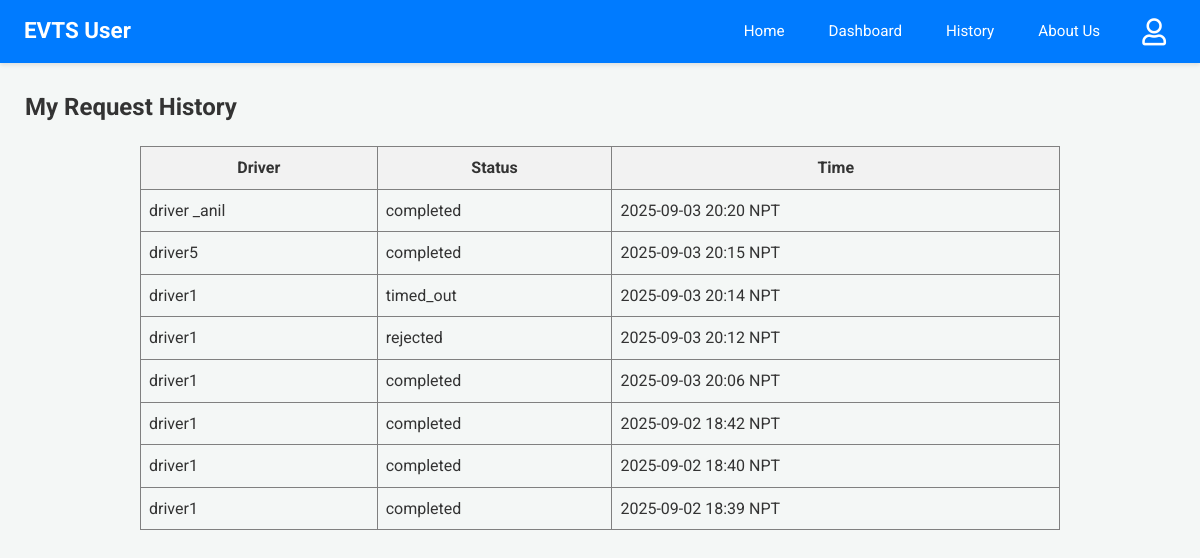
Before: /user-history (signed in) with the older database file.
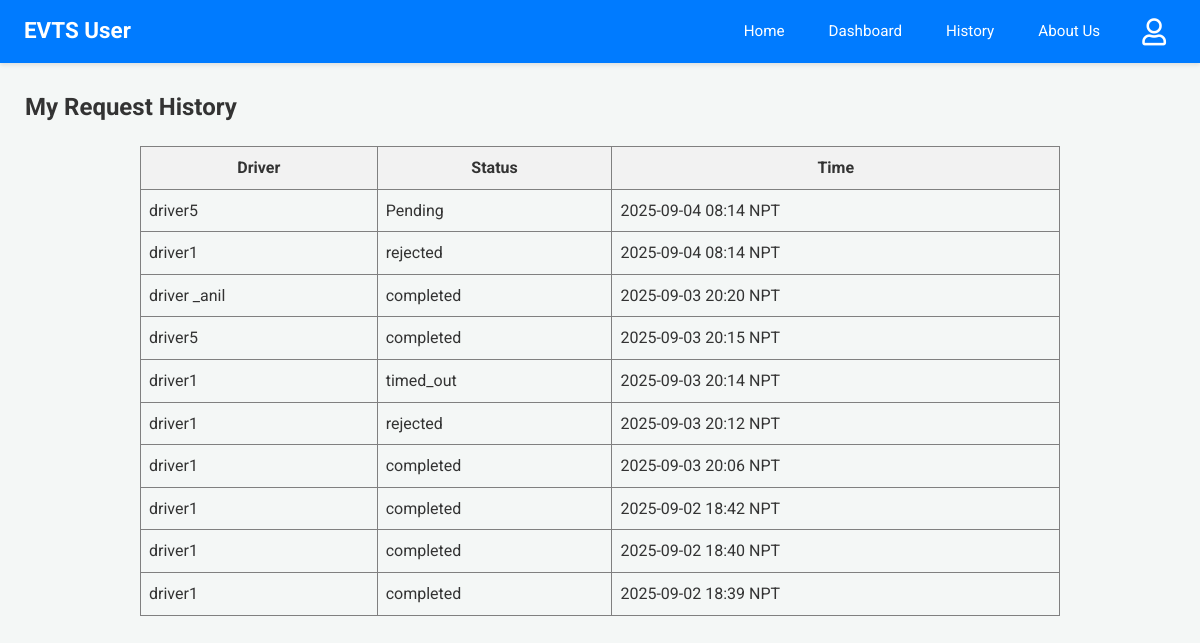
After: the same page with the newer database file.
### app.py (models this page shows)
class Driver(db.Model):
    email = db.Column(db.String(120), primary_key=True)
    name = db.Column(db.String(100))
    phone = db.Column(db.String(15))
    password = db.Column(db.String(256)) # Increased length for hash
    vehicle = db.Column(db.String(50))
    node = db.Column(db.String(10), nullable=False)
    is_approved = db.Column(db.Boolean, default=False, nullable=False)

class RideRequest(db.Model):
    __tablename__ = 'ride_request'
    id = db.Column(db.Integer, primary_key=True)
    user_email = db.Column(db.String(100), nullable=False)
    driver_email = db.Column(db.String(100), nullable=False)
    user_latitude_at_request = db.Column(db.Float, nullable=True)
    user_longitude_at_request = db.Column(db.Float, nullable=True)
    timestamp = db.Column(db.DateTime, default=lambda: datetime.now(timezone.utc))
    status = db.Column(db.String(20), default='Pending')

### app.py (the view)
@app.route('/user-history')
@login_required_user
def user_history():
    reqs_db = RideRequest.query.filter_by(user_email=session['user']).order_by(RideRequest.timestamp.desc()).all()
    s_reqs = [{'driver_name': (Driver.query.get(r.driver_email).name or r.driver_email if Driver.query.get(r.driver_email) else "N/A"),
               'status': r.status, 'timestamp': format_datetime_npt(r.timestamp)} for r in reqs_db]
    response = make_response(render_template('user_history.html', requests=s_reqs))
    return add_no_cache_to_response(response)

### app.py (called while the page is built)
def format_datetime_npt(dt_utc):
    if dt_utc is None: return "N/A"
    if dt_utc.tzinfo is None or dt_utc.tzinfo.utcoffset(dt_utc) is None:
        dt_utc = dt_utc.replace(tzinfo=timezone.utc)
    else:
        dt_utc = dt_utc.astimezone(timezone.utc)
    dt_npt = dt_utc.astimezone(NPT)
    return dt_npt.strftime('%Y-%m-%d %H:%M NPT')

def login_required_user(f):
    @wraps(f)
    def decorated_function(*args, **kwargs):
        if 'user' not in session:
            return redirect(url_for('login', next=request.url))
        return f(*args, **kwargs)
    return decorated_function

def add_no_cache_to_response(response):
    response.headers["Cache-Control"] = "no-cache, no-store, must-revalidate, public, max-age=0"
    response.headers["Pragma"] = "no-cache"
    response.headers["Expires"] = "0"
    return response

### templates/user_history.html
{% extends 'user_base.html' %}
{% block content %}
<h2>My Request History</h2>
{% if requests %}
<table border="1" cellpadding="8" cellspacing="0" style="border-collapse: collapse; width: 80%; margin: 20px auto;">
  <thead>
    <tr style="background-color: #f2f2f2;">
      <th>Driver</th>
      <th>Status</th>
      <th>Time</th>
    </tr>
  </thead>
  <tbody>
  {% for req in requests %}
  <tr>
    <td>{{ req.driver_name }}</td>
    <td>{{ req.status }}</td>
    <td>{{ req.timestamp }}</td>
  </tr>
  {% endfor %}
  </tbody>
</table>
{% else %}
<p>You have no ride request history.</p>
{% endif %}
{% endblock %}

Changed rows visible on the page:
added RideRequest: status "Pending"
added RideRequest: status "rejected"
Other visible differences:
new list line: "driver5"
new list line: "2025-09-04 08:14 NPT"
new list line: "driver1"
